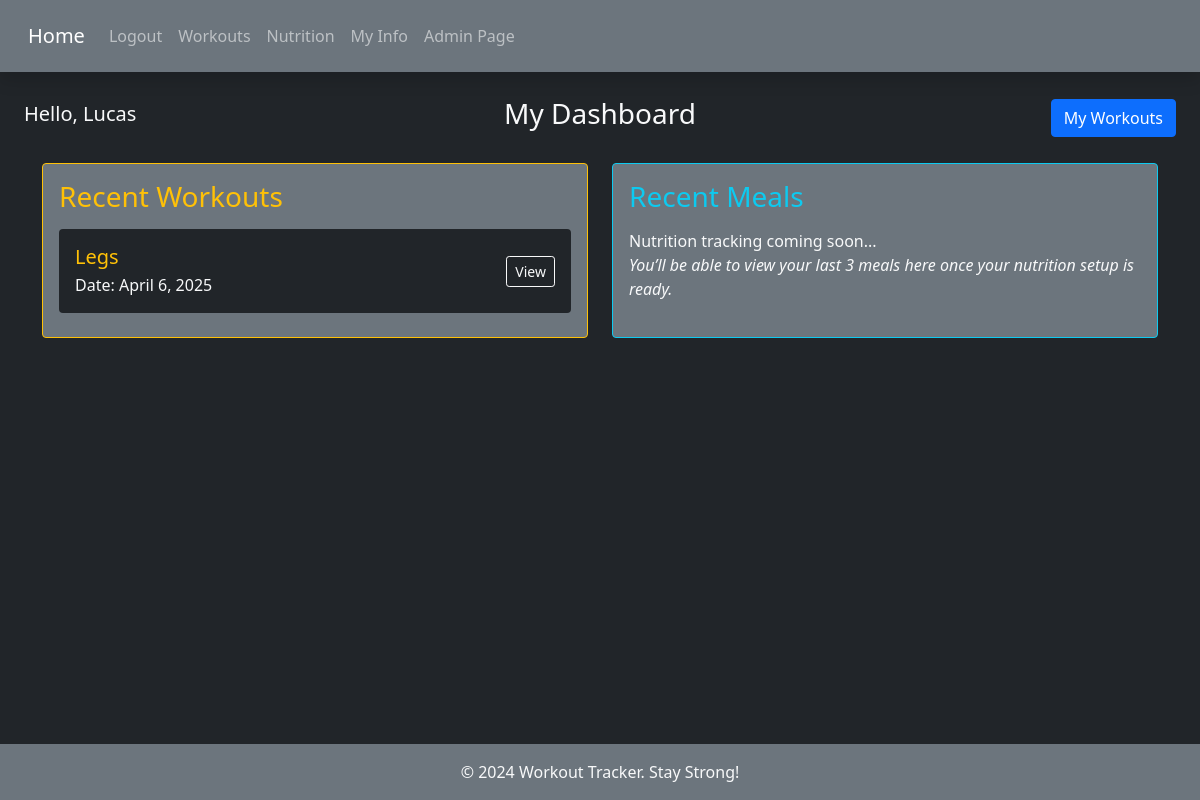
/account/ (signed in), run on an earlier commit of the app's database.
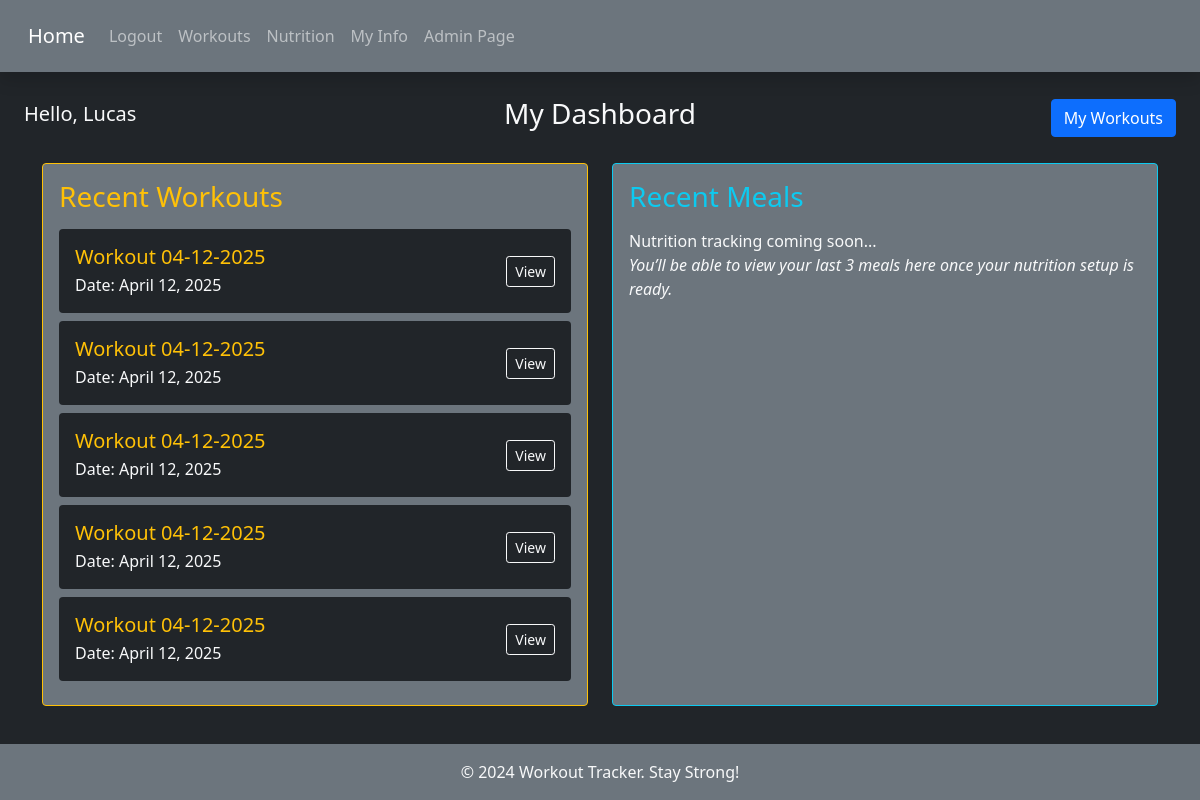
And on a later commit of the database.
### workout_tracker_app/models.py (models this page shows, shortened)
class Workout(models.Model):
    workout_id = models.AutoField(primary_key=True)
    workout_name = models.CharField(max_length=50)
    user = models.ForeignKey(User, db_column="user", on_delete=models.CASCADE, default=0)
    calories_burned = models.IntegerField(default=0)
    date = models.DateField()
    start_time = models.DateTimeField(default=timezone.now)       # Time workout was created
    last_active_time = models.DateTimeField(null=True, blank=True)  # Timestamp of last resume
    active_seconds = models.IntegerField(default=0)  # Accumulated time in seconds
    is_completed = models.BooleanField(default=False)
    class Meta:
        verbose_name = "Workout"
        verbose_name_plural = "Workouts"

### account_app/views.py (the view)
# urls.py: path('', views.dashboard, name='dashboard'),
def dashboard(request):
    if request.user.is_authenticated:
        recent_workouts = Workout.objects.filter(user=request.user).order_by('-date')[:10]
        return render(request, 'account_app/dashboard.html', {'recent_workouts': recent_workouts})
    else:
        return redirect('login')

### account_app/templates/account_app/dashboard.html (shortened to what this page needs)
{% extends 'base.html' %}
{% block topleft %}
<h5>Hello, {{ user.username|title }}</h5>
{% endblock topleft %}
{% block center%}
<h3> My Dashboard</h3>
{% endblock center%}
{% block topright %}
<a href="{% url 'workout_list' %}" class="btn btn-primary">My Workouts</a>
{% endblock topright %}
{% block content %}
<div class="container">
  <div class="row gy-4">
    <div class="col-md-6">
      <div class="bg-secondary p-3 rounded h-100 border border-warning text-warning">
        <h3 class="text-warning mb-3">Recent Workouts</h3>
        {% if recent_workouts %}
          {% for workout in recent_workouts|slice:":5" %}
          <div class="d-flex justify-content-between align-items-center bg-dark rounded p-3 mb-2">
            <div>
              <h5 class="text-warning mb-1">{{ workout.workout_name }}</h5>
              <p class="mb-0 text-light">Date: {{ workout.date }}</p>
            </div>
            <a href="{% url 'workout_details' workout.workout_id %}" class="btn btn-sm btn-outline-light">View</a>
          </div>
          {% endfor %}
        {% else %}
          <p class="text-light">No recent workouts found.</p>
        {% endif %}
      </div>
    </div>
    <div class="col-md-6">
      <div class="bg-secondary p-3 rounded h-100 border border-info text-info">
        <h3 class="mb-3">Recent Meals</h3>
        <div class="text-light">
          <p class="mb-0">Nutrition tracking coming soon...</p>
          <p class="fst-italic">You’ll be able to view your last 3 meals here once your nutrition setup is ready.</p>
        </div>
      </div>
    </div>
  </div>
</div>
{% endblock content %}

### account_app/templates/base.html (shortened to what this page needs)
<!DOCTYPE html>
<html lang="en">
<head>
    <link href="https://cdn.jsdelivr.net/npm/bootstrap@5.0.2/dist/css/bootstrap.min.css" rel="stylesheet"
>
</head>
<body class="text-light bg-dark d-flex flex-column min-vh-100">
    {% include 'navbar.html' %}
    <div style="height: 73px;"></div>
    <div class="d-flex align-items-center text-light m-4 position-relative">
        <div class="position-absolute start-0">
          {% block topleft %}{% endblock topleft %}
        </div>
        <div class="mx-auto text-center">
          {% block center %}{% endblock center %}
        </div>
        <div class="position-absolute end-0">
          {% block topright %}{% endblock topright %}
        </div>
      </div>
    <div class="content container-fluid mb-4 flex-fill">
        {% block content %}{% endblock content %}
    </div>
    <footer class="text-center py-3 bg-secondary">
        <p class="mb-0 text-light">© 2024 Workout Tracker. Stay Strong!</p>
    </footer>
</body>
</html>

### account_app/templates/navbar.html (shortened to what this page needs)
<nav class="navbar navbar-expand-lg navbar-dark bg-secondary p-3 shadow w-100 position-fixed top-0 start-0 z-3" style="z-index: 1051;">
  <div class="container-fluid">
    <a class="navbar-brand" href="{% url 'dashboard' %}">Home</a>
    <div class="collapse navbar-collapse" id="navbarNav">
      <ul class="navbar-nav">
        {% if request.user.is_authenticated %}
        <li class="nav-item">
          <a class="nav-link" href="{% url 'logout' %}">Logout</a>
        </li>
        <li class="nav-item">
          <a class="nav-link" href="{% url 'workout_list' %}">Workouts</a>
        </li>
        <li class="nav-item">
          <a class="nav-link" href="{% url 'nutrition_home'%}">Nutrition</a>
        </li>
        <li class="nav-item">
          <a class="nav-link" href="{% url 'my_info'%}">My Info</a>
        </li>
          {% if request.user.is_staff %}
          <li class="nav-item">
            <a class="nav-link" href="{% url 'admin:index' %}">Admin Page</a>
          </li>
          {% endif %}
        {% endif %}
      </ul>
    </div>
  </div>
</nav>

What changed in the data, as far as the page shows it:
removed Workout: workout_name "Legs", date "April 6, 2025"
added Workout: workout_name "Workout 04-12-2025", date "April 12, 2025"
added Workout: workout_name "Workout 04-12-2025", date "April 12, 2025"
added Workout: workout_name "Workout 04-12-2025", date "April 12, 2025"
added Workout: workout_name "Workout 04-12-2025", date "April 12, 2025"
added Workout: workout_name "Workout 04-12-2025", date "April 12, 2025"
